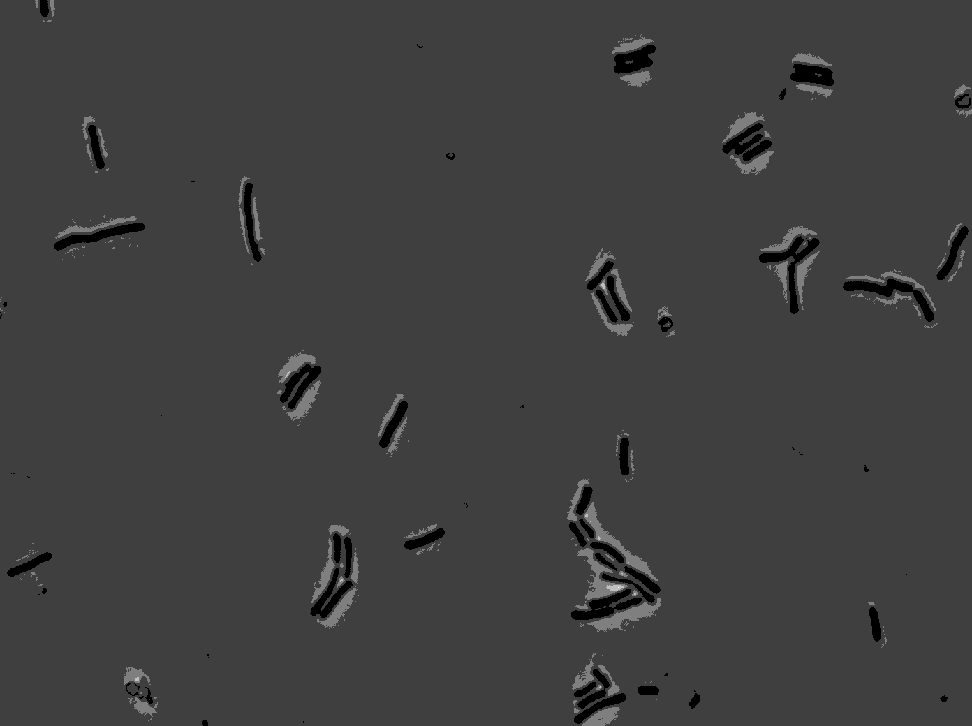
#> input picture data/bsub_100x_phase.tif, 972 x 726 px, shrunk from 1392 x 1040 before the run; the run also reads 1 picture not shown here
$ python image_processing_one.py
#> lines starting #> are read from the running program, lines starting #| are printed output that depends on the picture; after the words box and inside, x2 and y2 are one past the last pixel; in counts of white or black regions, pixels touching at a corner belong together
import numpy as np
import matplotlib.pyplot as plt
import seaborn as sns
import pandas as pd

# For image processing
import skimage.io
import skimage.exposure
import skimage.morphology
import skimage.filters

# Set matplotlib rc params.
rc = {'lines.linewidth' : 2, 'axes.labelsize' : 18,
        'axes.titlesize' : 18}
sns.set(rc=rc)

# Load images
phase_im = skimage.io.imread('data/bsub_100x_phase.tif')
#> phase_im is the input picture: shape (726, 972) uint16; min 141, max 1025, mean 386
cfp_im = skimage.io.imread('data/bsub_100x_cfp.tif')
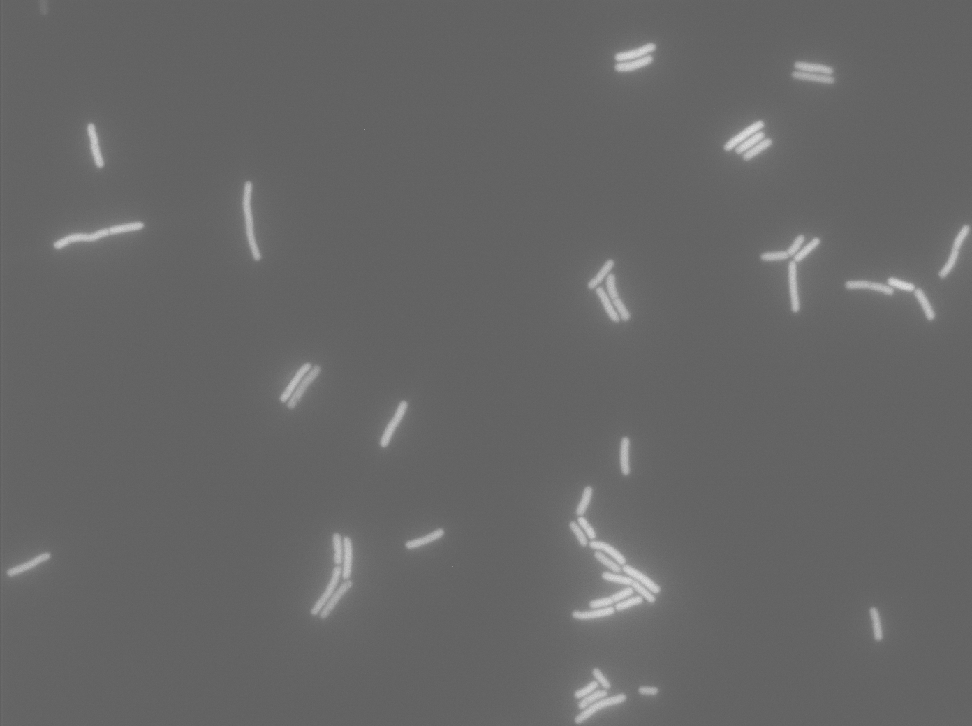
#> cfp_im: shape (726, 972) uint16; min 93, max 226, mean 102.8

# [10 lines of commented-out code are left out]
thresh = 250
im_phase_thresh = phase_im < thresh
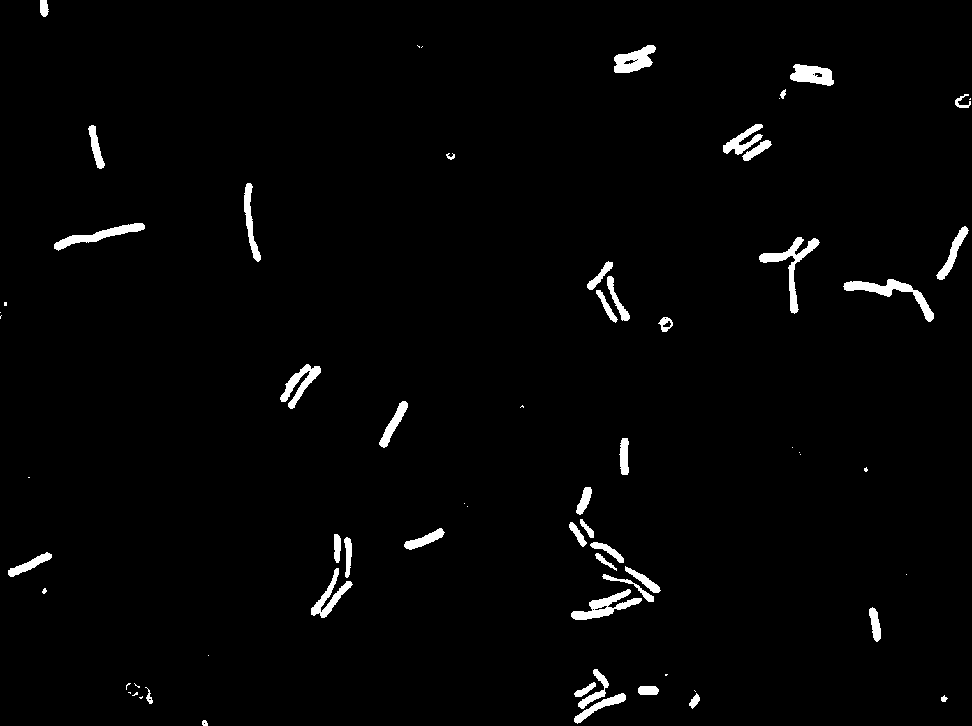
#> im_phase_thresh: shape (726, 972) bool; 2% white; 68 white regions (24 under 20 px), largest, box (x1, y1, x2, y2) and area: (759, 237, 820, 314) 941, (843, 279, 934, 322) 921, (571, 589, 642, 620) 816

# [11 lines of commented-out code are left out]
selem = skimage.morphology.square(3)
cfp_filt = skimage.filters.median(cfp_im, selem)
with sns.axes_style('dark'):
    plt.imshow(cfp_filt, cmap=plt.cm.viridis)
    plt.colorbar()

# Look at the histogram of the median filtered image
plt.close()
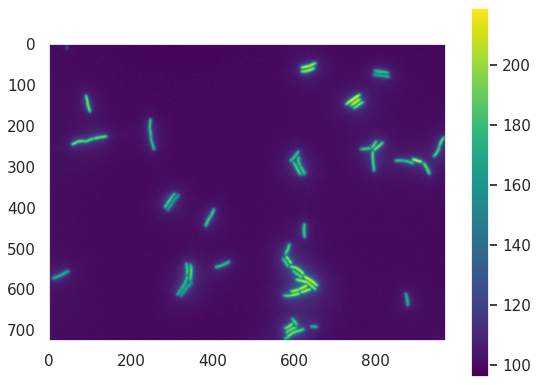
#> figure drawn by matplotlib, 2 panels
cfp_hist, cfp_bins = skimage.exposure.histogram(cfp_filt)
#> cfp_hist = 124 values, max 218708 at index 4, min 2 at index 122, mean 5690.9; cfp_bins = 124 values from 96 to 219
plt.plot(cfp_bins, cfp_hist)
plt.xlabel('pixel value')
plt.ylabel('count')


# Threshold our fluorescence image
cfp_thresh = cfp_filt > 165
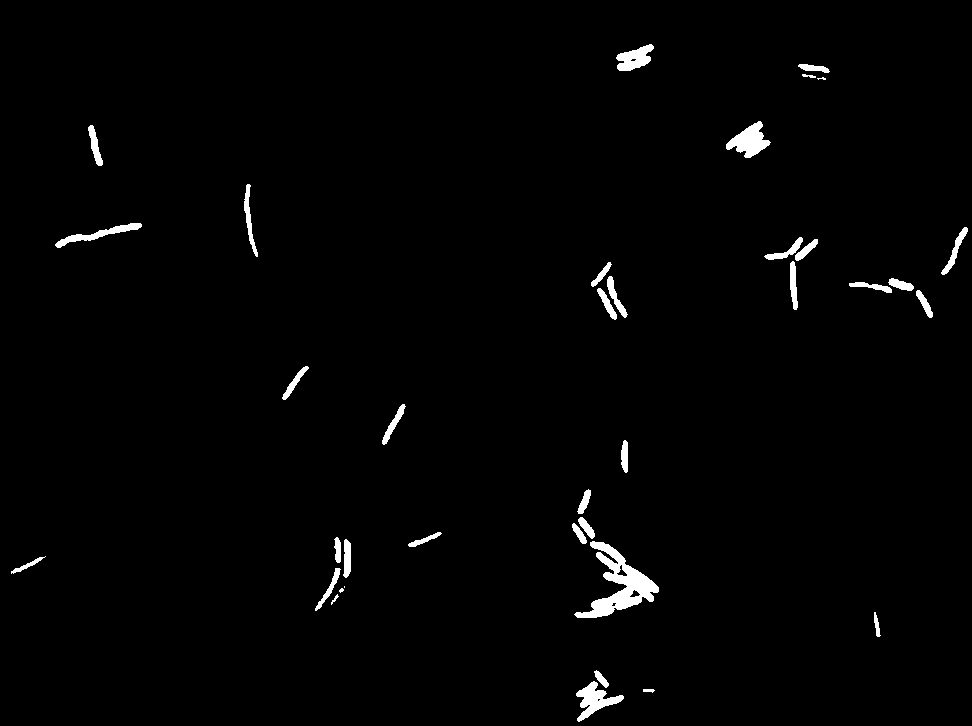
#> cfp_thresh: shape (726, 972) bool; 1.5% white; 37 white regions (3 under 20 px), largest, box (x1, y1, x2, y2) and area: (574, 541, 659, 618) 2288, (726, 121, 771, 158) 845, (576, 681, 624, 722) 791
plt.close()
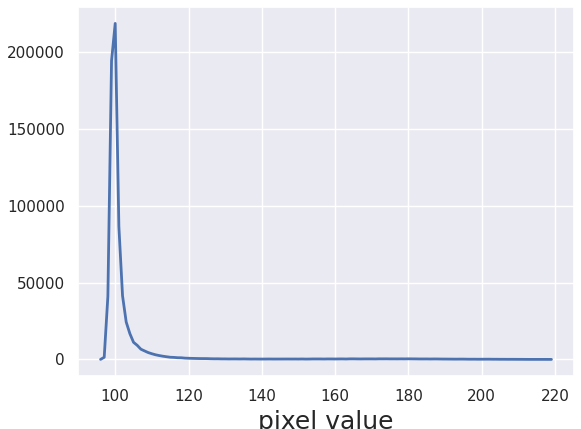
#> figure drawn by matplotlib, 1 panel; curve peaks at x = 100, y = 218708
with sns.axes_style('dark'):
    plt.imshow(cfp_thresh, cmap=plt.cm.Greys_r)

# Apply an otsu threshold
phase_thresh = skimage.filters.threshold_otsu(phase_im)
#> phase_thresh = 437
cfp_thresh = skimage.filters.threshold_otsu(cfp_filt)
#> cfp_thresh = 134
phase_otsu = phase_im < phase_thresh
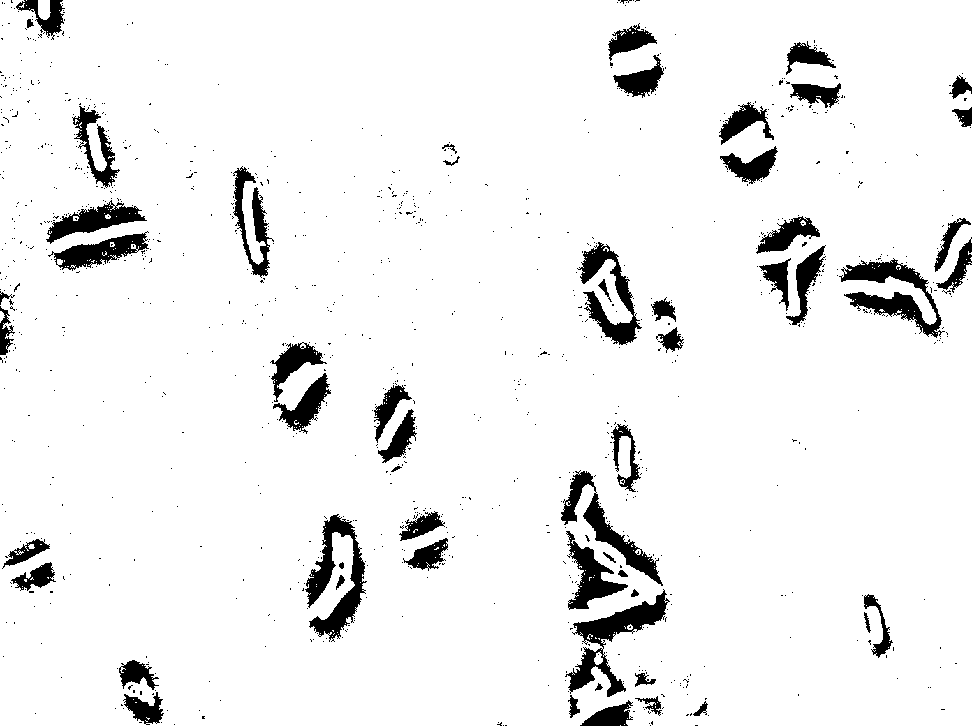
#> phase_otsu: shape (726, 972) bool; 93.7% white; 1029 black regions (972 under 20 px), largest, box (x1, y1, x2, y2) and area: (565, 589, 670, 697) 2991, (305, 514, 367, 642) 2960, (839, 258, 945, 338) 2893
cfp_otsu = cfp_filt > cfp_thresh
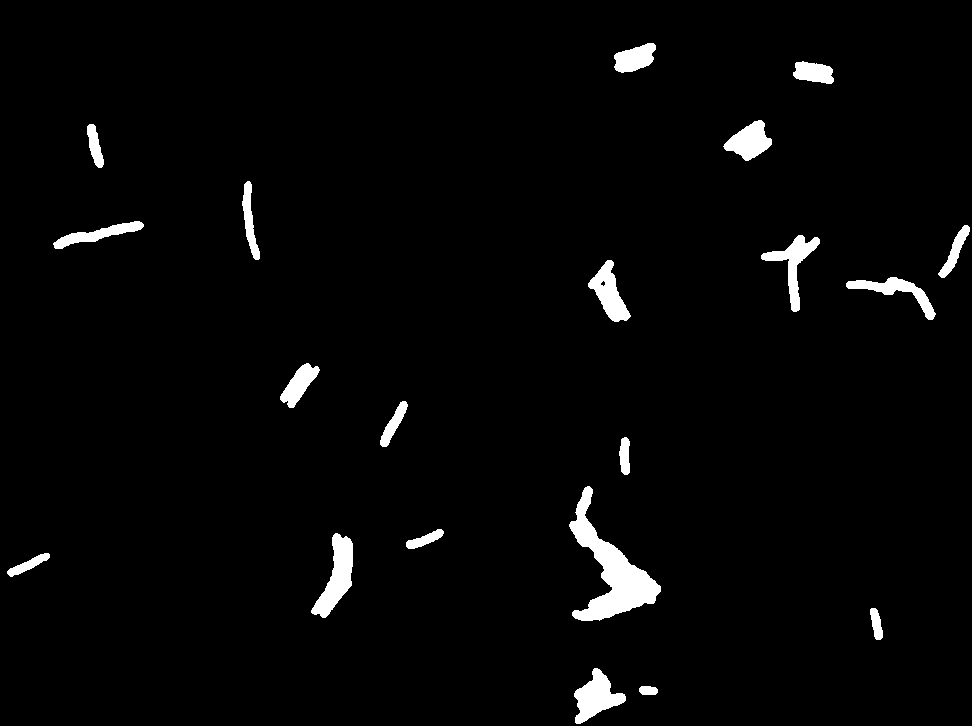
#> cfp_otsu: shape (726, 972) bool; 2.7% white; 20 white regions, largest, box (x1, y1, x2, y2) and area: (569, 486, 661, 621) 4225, (311, 533, 353, 618) 1650, (574, 668, 626, 724) 1451

plt.close()
with sns.axes_style('dark'):
    plt.figure()
    plt.imshow(phase_otsu, cmap=plt.cm.Greys_r)
    plt.title('phase otsu')
    # ^ This is badly segmented!!!

    plt.figure()
    plt.imshow(cfp_otsu, cmap=plt.cm.Greys_r)
    plt.title('cfp otsu')

plt.show()
